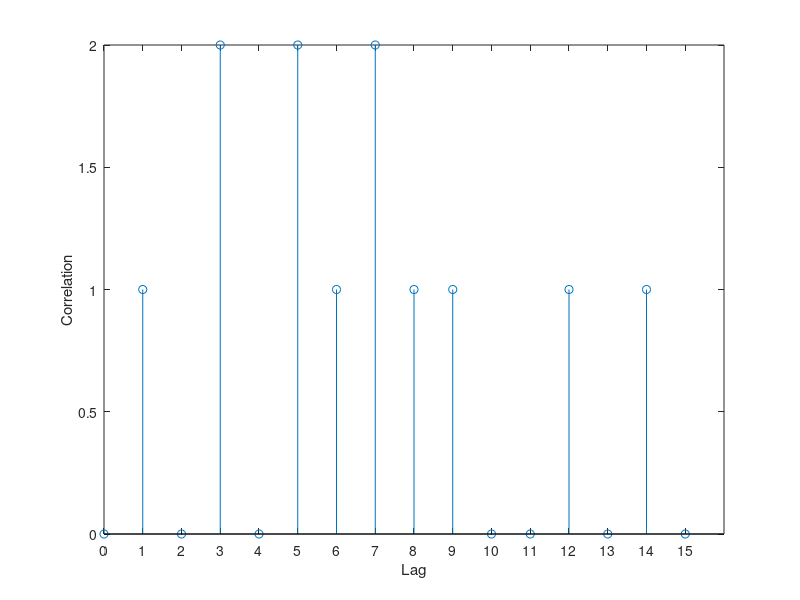
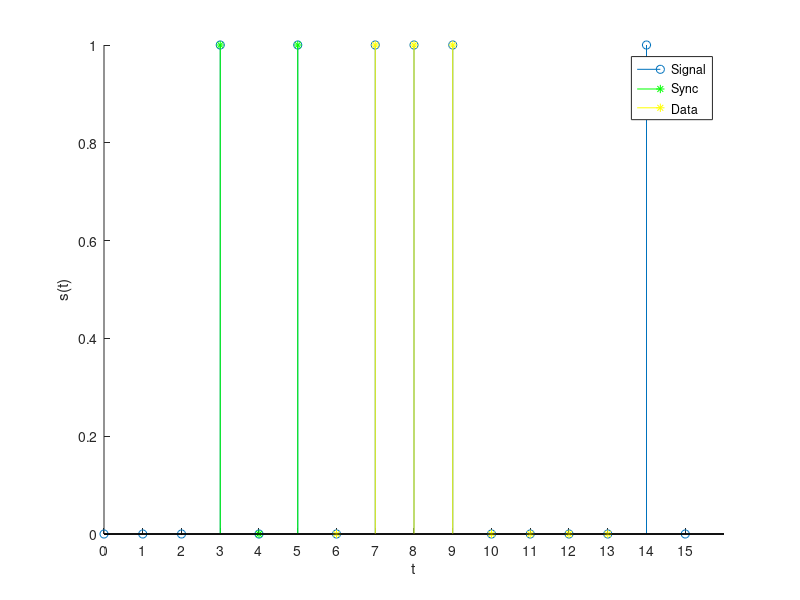
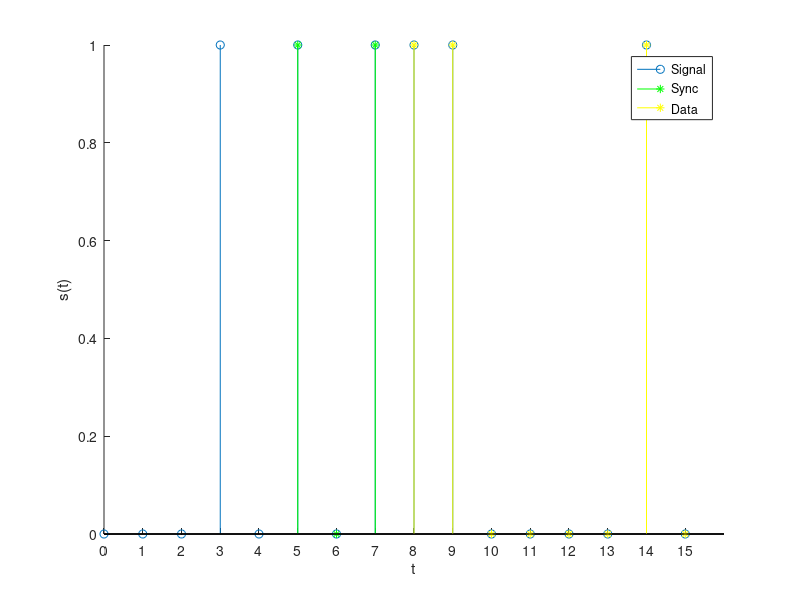
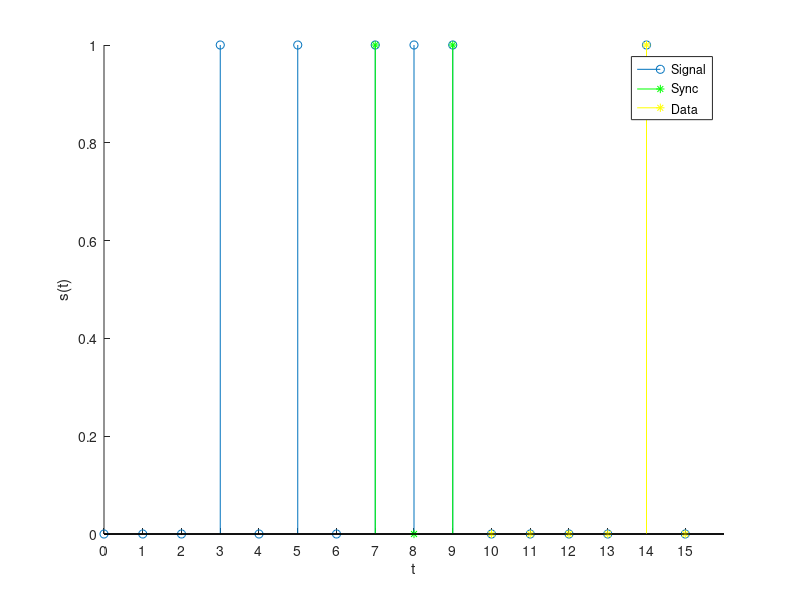

Source code (MATLAB) for these figures, in order:
close all
clear all
clc

signal = [0 0 0 1 0 1 0 1 1 1 0 0 0 0 1 0];
sync = [1 0 1];

signalLength = length(signal);
syncLength = 3;
dataLength = 8;

t = 0:(signalLength-1);

[corr, lag] = xcorr(signal, sync);
corr = corr(signalLength:end);
lag = lag(signalLength:end);

maxCorrIndex = (corr == max(corr));

figure
stem(lag, corr)
xticks(lag)
xlabel('Lag')
ylabel('Correlation')

for i = 1:length(maxCorrIndex)
    if (maxCorrIndex(i))
        syncRange = (lag(i):(lag(i)+syncLength-1)) + 1
        dataRange = syncRange(end)+1:syncRange(end)+8;
        if (dataRange(end) > signalLength)
            dataRange = dataRange(1):signalLength;
        end
        dataRange
        figure
        hold on
        stem(t, signal)
        stem(t(syncRange), sync, 'g*')
        stem(t(dataRange), signal(dataRange), 'y*')
        legend('Signal', 'Sync', 'Data')
        xticks(t)
        xlabel('t')
        ylabel('s(t)')
    end
end

dataStart = min(lag(maxCorrIndex));
dataRange = (dataStart+1:dataStart+dataLength) + syncLength;
data = signal(dataRange)




